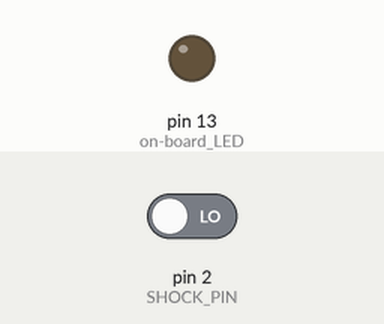
Bench run of a sketch on a simulated Arduino Uno, built with avr-gcc and run on an emulated ATmega328P. Shown: output pins drawn as LEDs (lit = HIGH). The test bench sets the inputs (shaded band); at power-on: pin 2 (SHOCK_PIN) LOW.

Above: at 1.2 s.
1.3 s: pin 2 (SHOCK_PIN) driven HIGH
At 2.1 s:
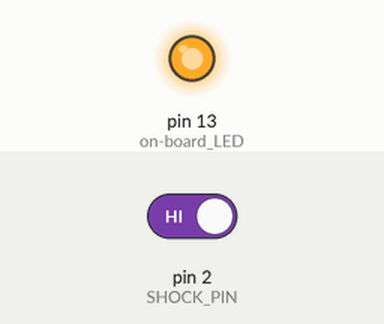
2.8 s: pin 2 (SHOCK_PIN) driven LOW
At 3.7 s:
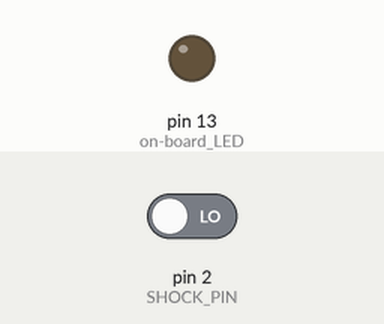
Timing chart, 0 to 5.8 s (numbered marks = the images above; inputs shaded):
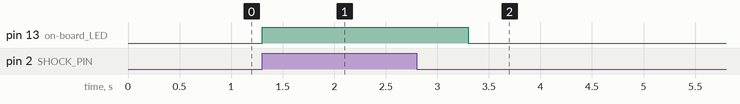

The sketch:

Shock.ino
```cpp
#define SHOCK_PIN 2

void setup() {
  pinMode(LED_BUILTIN, OUTPUT);       // on-board LED, usually pin 13
  pinMode(SHOCK_PIN, INPUT);          // shock sensor pin set to input
}

void loop() {
  if (digitalRead(SHOCK_PIN)) {       // shock detected?
    // shock detected with pull-down resistor
    digitalWrite(LED_BUILTIN, HIGH);  // switch LED on
    delay(2000);                      // leave LED on for period
  }
  else {
    // shock not detected with pull-down resistor
    digitalWrite(LED_BUILTIN, LOW);   // switch LED off
  }
}
```

Measured:
- after the input at 1.3 s, pin 13 (on-board_LED): LOW → HIGH at once
- after the input at 2.8 s, pin 13 (on-board_LED): HIGH → LOW after 0.50 s
